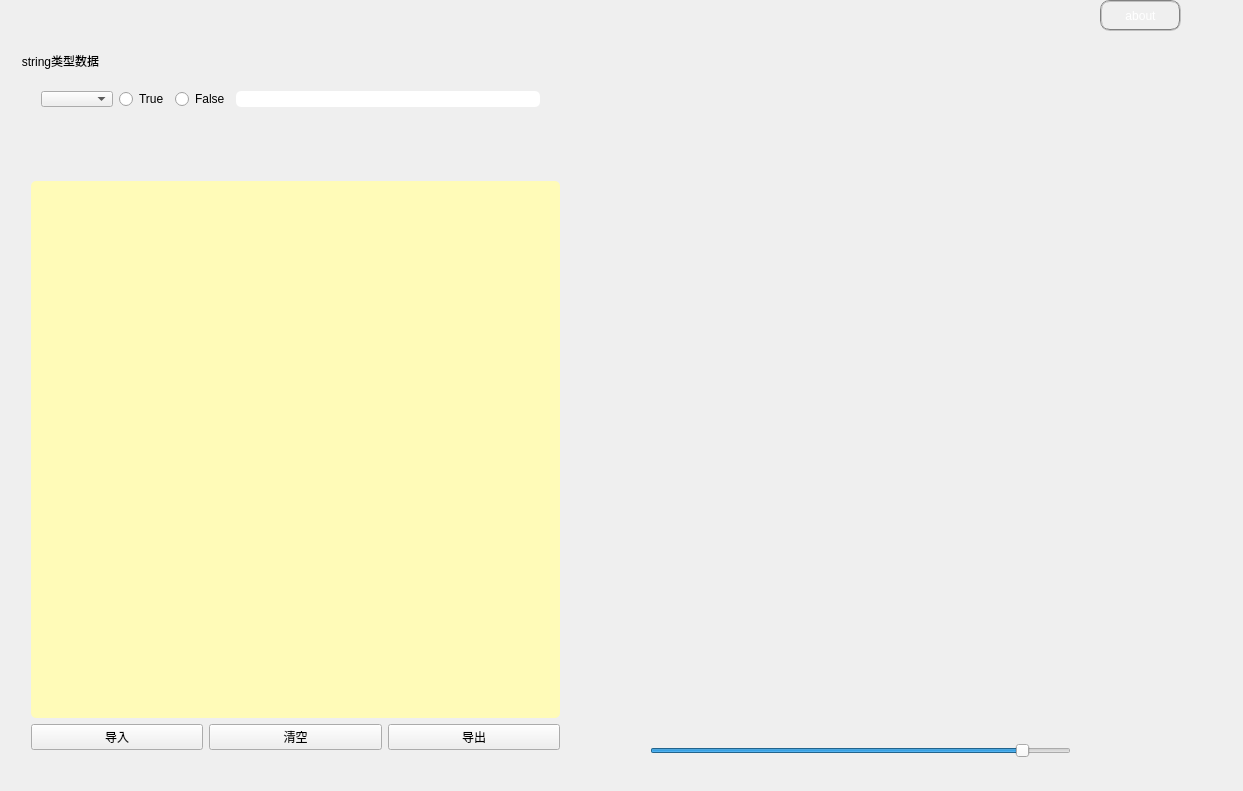
<?xml version="1.0" encoding="UTF-8"?>
<ui version="4.0">
 <class>MainWindow</class>
 <widget class="QMainWindow" name="MainWindow">
  <property name="geometry">
   <rect>
    <x>0</x>
    <y>0</y>
    <width>1243</width>
    <height>791</height>
   </rect>
  </property>
  <property name="font">
   <font>
    <stylestrategy>PreferAntialias</stylestrategy>
   </font>
  </property>
  <property name="windowTitle">
   <string>MainWindow</string>
  </property>
  <property name="styleSheet">
   <string notr="true">MainWindow{
border-image: url(:/resource/timg.jpg);
border-radius:15px
}
</string>
  </property>
  <widget class="QWidget" name="centralWidget">
   <widget class="QGroupBox" name="groupBox">
    <property name="geometry">
     <rect>
      <x>20</x>
      <y>50</y>
      <width>551</width>
      <height>111</height>
     </rect>
    </property>
    <property name="styleSheet">
     <string notr="true">QGroupBox{
font: 15pt &quot;楷体&quot;;
border-radius:10px;
}</string>
    </property>
    <property name="title">
     <string>string类型数据</string>
    </property>
    <widget class="QWidget" name="layoutWidget">
     <property name="geometry">
      <rect>
       <x>10</x>
       <y>30</y>
       <width>521</width>
       <height>38</height>
      </rect>
     </property>
     <layout class="QHBoxLayout" name="horizontalLayout_2">
      <item>
       <widget class="QComboBox" name="comboBox">
        <property name="styleSheet">
         <string notr="true">font: 15pt &quot;楷体&quot;;</string>
        </property>
       </widget>
      </item>
      <item>
       <widget class="QRadioButton" name="RadioFrist">
        <property name="styleSheet">
         <string notr="true">font: 15pt &quot;Consolas&quot;;</string>
        </property>
        <property name="text">
         <string>True</string>
        </property>
       </widget>
      </item>
      <item>
       <widget class="QRadioButton" name="RadioSecond">
        <property name="styleSheet">
         <string notr="true">font: 15pt &quot;Consolas&quot;;</string>
        </property>
        <property name="text">
         <string>False</string>
        </property>
       </widget>
      </item>
      <item>
       <widget class="QLineEdit" name="LineKey">
        <property name="styleSheet">
         <string notr="true">border-radius:5px;</string>
        </property>
       </widget>
      </item>
     </layout>
    </widget>
   </widget>
   <widget class="QWidget" name="layoutWidget">
    <property name="geometry">
     <rect>
      <x>20</x>
      <y>170</y>
      <width>551</width>
      <height>591</height>
     </rect>
    </property>
    <layout class="QVBoxLayout" name="verticalLayout">
     <item>
      <widget class="QTextEdit" name="TextMain">
       <property name="styleSheet">
        <string notr="true">font: italic 18pt &quot;Consolas&quot;;
background-color: rgb(255, 251, 184);  
border-radius:5px;

</string>
       </property>
       <property name="sizeAdjustPolicy">
        <enum>QAbstractScrollArea::AdjustIgnored</enum>
       </property>
      </widget>
     </item>
     <item>
      <layout class="QHBoxLayout" name="horizontalLayout">
       <item>
        <widget class="QPushButton" name="ButtonImport">
         <property name="styleSheet">
          <string notr="true">font: 15pt &quot;楷体&quot;;
</string>
         </property>
         <property name="text">
          <string>导入</string>
         </property>
         <property name="flat">
          <bool>false</bool>
         </property>
        </widget>
       </item>
       <item>
        <widget class="QPushButton" name="ButtonClear">
         <property name="styleSheet">
          <string notr="true">font: 15pt &quot;楷体&quot;;</string>
         </property>
         <property name="text">
          <string>清空</string>
         </property>
        </widget>
       </item>
       <item>
        <widget class="QPushButton" name="ButtonExport">
         <property name="styleSheet">
          <string notr="true">font: 15pt &quot;楷体&quot;;</string>
         </property>
         <property name="text">
          <string>导出</string>
         </property>
        </widget>
       </item>
      </layout>
     </item>
    </layout>
   </widget>
   <widget class="QPushButton" name="ButtonExit">
    <property name="geometry">
     <rect>
      <x>1190</x>
      <y>0</y>
      <width>41</width>
      <height>31</height>
     </rect>
    </property>
    <property name="styleSheet">
     <string notr="true">QPushButton#queenMenuButton{
background-color: rgba(255, 255, 255, 0);
border:2px solid white;border-radius:10px;
}
 
QPushButton#queenMenuButton:hover{ 
background-color: rgba(255, 255, 255, 150);
border:2px solid white;border-radius:10px;
}
 
QPushButton#queenMenuButton:pressed{
background-color: rgba(255, 255, 255, 150);
border:2px solid white;border-radius:10px;
}
</string>
    </property>
    <property name="text">
     <string/>
    </property>
    <property name="icon">
     <iconset resource="resource.qrc">
      <normaloff>:/resource/exit.ico</normaloff>:/resource/exit.ico</iconset>
    </property>
    <property name="flat">
     <bool>true</bool>
    </property>
   </widget>
   <widget class="QLabel" name="LabelTitle">
    <property name="geometry">
     <rect>
      <x>0</x>
      <y>0</y>
      <width>1241</width>
      <height>31</height>
     </rect>
    </property>
    <property name="text">
     <string/>
    </property>
   </widget>
   <widget class="QPushButton" name="ButtonAbout">
    <property name="geometry">
     <rect>
      <x>1100</x>
      <y>0</y>
      <width>81</width>
      <height>31</height>
     </rect>
    </property>
    <property name="styleSheet">
     <string notr="true">font: 12pt &quot;Consolas&quot;;
border:2px groove gray;
border-radius:10px;
padding:2px 4px;
color: rgb(255, 255, 255);</string>
    </property>
    <property name="text">
     <string>about</string>
    </property>
    <property name="flat">
     <bool>false</bool>
    </property>
   </widget>
   <widget class="QSlider" name="horizontalSlider">
    <property name="geometry">
     <rect>
      <x>650</x>
      <y>740</y>
      <width>421</width>
      <height>22</height>
     </rect>
    </property>
    <property name="whatsThis">
     <string>透明度</string>
    </property>
    <property name="minimum">
     <number>0</number>
    </property>
    <property name="maximum">
     <number>100</number>
    </property>
    <property name="value">
     <number>90</number>
    </property>
    <property name="orientation">
     <enum>Qt::Horizontal</enum>
    </property>
   </widget>
   <zorder>groupBox</zorder>
   <zorder>layoutWidget</zorder>
   <zorder>LabelTitle</zorder>
   <zorder>ButtonExit</zorder>
   <zorder>ButtonAbout</zorder>
   <zorder>horizontalSlider</zorder>
  </widget>
 </widget>
 <layoutdefault spacing="6" margin="11"/>
 <resources>
  <include location="resource.qrc"/>
 </resources>
 <connections/>
</ui>
